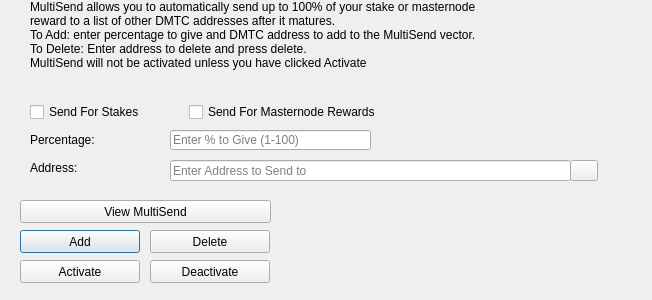
<?xml version="1.0" encoding="UTF-8"?>
<ui version="4.0">
 <class>MultiSendDialog</class>
 <widget class="QDialog" name="MultiSendDialog">
  <property name="windowModality">
   <enum>Qt::NonModal</enum>
  </property>
  <property name="geometry">
   <rect>
    <x>0</x>
    <y>0</y>
    <width>652</width>
    <height>300</height>
   </rect>
  </property>
  <property name="windowTitle">
   <string>MultiSend</string>
  </property>
  <widget class="QLineEdit" name="multiSendPercentEdit">
   <property name="geometry">
    <rect>
     <x>170</x>
     <y>130</y>
     <width>201</width>
     <height>20</height>
    </rect>
   </property>
   <property name="toolTip">
    <string>Enter whole numbers 1 - 100</string>
   </property>
   <property name="placeholderText">
    <string>Enter % to Give (1-100)</string>
   </property>
  </widget>
  <widget class="QLineEdit" name="multiSendAddressEdit">
   <property name="geometry">
    <rect>
     <x>170</x>
     <y>160</y>
     <width>401</width>
     <height>21</height>
    </rect>
   </property>
   <property name="toolTip">
    <string/>
   </property>
   <property name="placeholderText">
    <string>Enter Address to Send to</string>
   </property>
  </widget>
  <widget class="QLabel" name="label_2">
   <property name="geometry">
    <rect>
     <x>30</x>
     <y>0</y>
     <width>451</width>
     <height>121</height>
    </rect>
   </property>
   <property name="lineWidth">
    <number>1</number>
   </property>
   <property name="text">
    <string>MultiSend allows you to automatically send up to 100% of your stake or masternode reward to a list of other DMTC addresses after it matures.
To Add: enter percentage to give and DMTC address to add to the MultiSend vector.
To Delete: Enter address to delete and press delete.
MultiSend will not be activated unless you have clicked Activate</string>
   </property>
   <property name="alignment">
    <set>Qt::AlignLeading|Qt::AlignLeft|Qt::AlignTop</set>
   </property>
   <property name="wordWrap">
    <bool>true</bool>
   </property>
  </widget>
  <widget class="QLabel" name="message">
   <property name="geometry">
    <rect>
     <x>290</x>
     <y>200</y>
     <width>351</width>
     <height>91</height>
    </rect>
   </property>
   <property name="text">
    <string/>
   </property>
  </widget>
  <widget class="QPushButton" name="addButton">
   <property name="geometry">
    <rect>
     <x>20</x>
     <y>230</y>
     <width>120</width>
     <height>23</height>
    </rect>
   </property>
   <property name="toolTip">
    <string/>
   </property>
   <property name="statusTip">
    <string>Add to MultiSend Vector</string>
   </property>
   <property name="text">
    <string>Add</string>
   </property>
  </widget>
  <widget class="QPushButton" name="disableButton">
   <property name="geometry">
    <rect>
     <x>150</x>
     <y>260</y>
     <width>120</width>
     <height>23</height>
    </rect>
   </property>
   <property name="statusTip">
    <string>Deactivate MultiSend</string>
   </property>
   <property name="text">
    <string>Deactivate</string>
   </property>
  </widget>
  <widget class="QPushButton" name="addressBookButton">
   <property name="geometry">
    <rect>
     <x>570</x>
     <y>160</y>
     <width>28</width>
     <height>21</height>
    </rect>
   </property>
   <property name="toolTip">
    <string>Choose an address from the address book</string>
   </property>
   <property name="text">
    <string/>
   </property>
   <property name="icon">
    <iconset resource="../dmtc.qrc">
     <normaloff>:/icons/address-book</normaloff>:/icons/address-book</iconset>
   </property>
   <property name="shortcut">
    <string>Alt+A</string>
   </property>
   <property name="autoDefault">
    <bool>false</bool>
   </property>
  </widget>
  <widget class="QLabel" name="label">
   <property name="geometry">
    <rect>
     <x>30</x>
     <y>130</y>
     <width>121</width>
     <height>20</height>
    </rect>
   </property>
   <property name="toolTip">
    <string>Percentage of stake to send</string>
   </property>
   <property name="text">
    <string>Percentage:</string>
   </property>
  </widget>
  <widget class="QLabel" name="label_5">
   <property name="geometry">
    <rect>
     <x>30</x>
     <y>160</y>
     <width>111</width>
     <height>16</height>
    </rect>
   </property>
   <property name="toolTip">
    <string>Address to send portion of stake to</string>
   </property>
   <property name="text">
    <string>Address:</string>
   </property>
  </widget>
  <widget class="QPushButton" name="deleteButton">
   <property name="geometry">
    <rect>
     <x>150</x>
     <y>230</y>
     <width>120</width>
     <height>23</height>
    </rect>
   </property>
   <property name="toolTip">
    <string/>
   </property>
   <property name="statusTip">
    <string>Delete Address From MultiSend Vector</string>
   </property>
   <property name="text">
    <string>Delete</string>
   </property>
  </widget>
  <widget class="QPushButton" name="activateButton">
   <property name="geometry">
    <rect>
     <x>20</x>
     <y>260</y>
     <width>120</width>
     <height>23</height>
    </rect>
   </property>
   <property name="statusTip">
    <string>Activate MultiSend</string>
   </property>
   <property name="text">
    <string>Activate</string>
   </property>
  </widget>
  <widget class="QPushButton" name="viewButton">
   <property name="geometry">
    <rect>
     <x>20</x>
     <y>200</y>
     <width>251</width>
     <height>23</height>
    </rect>
   </property>
   <property name="toolTip">
    <string/>
   </property>
   <property name="statusTip">
    <string>View MultiSend Vector</string>
   </property>
   <property name="text">
    <string>View MultiSend</string>
   </property>
  </widget>
  <widget class="QWidget" name="horizontalLayoutWidget">
   <property name="geometry">
    <rect>
     <x>30</x>
     <y>100</y>
     <width>351</width>
     <height>24</height>
    </rect>
   </property>
   <layout class="QHBoxLayout" name="horizontalLayout">
    <item>
     <widget class="QCheckBox" name="multiSendStakeCheckBox">
      <property name="text">
       <string>Send For Stakes</string>
      </property>
     </widget>
    </item>
    <item>
     <widget class="QCheckBox" name="multiSendMasternodeCheckBox">
      <property name="text">
       <string>Send For Masternode Rewards</string>
      </property>
     </widget>
    </item>
   </layout>
  </widget>
 </widget>
 <resources>
  <include location="../dmtc.qrc"/>
 </resources>
 <connections/>
</ui>
